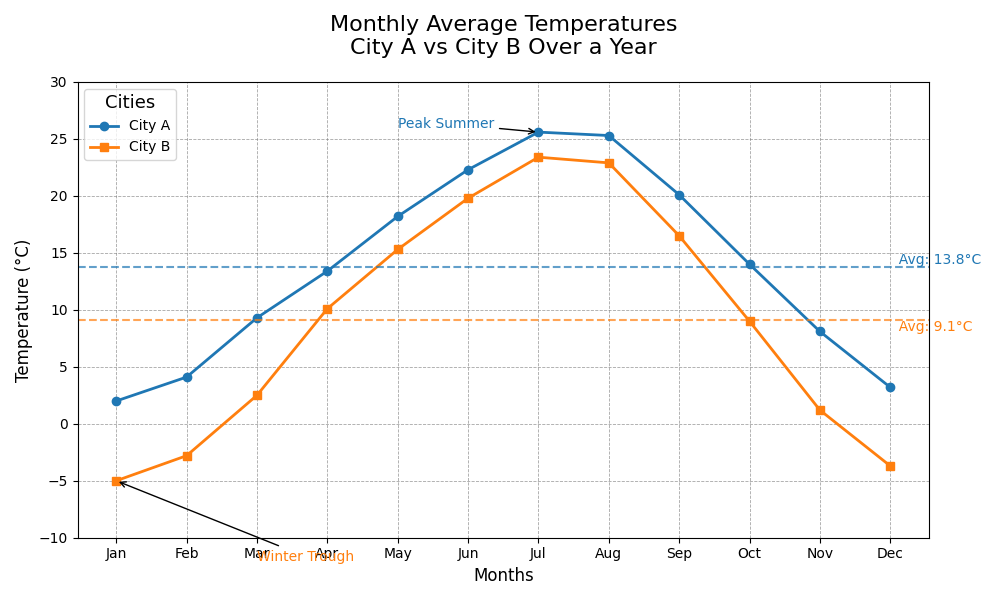

Recreate this plot in Python.
import matplotlib.pyplot as plt
import numpy as np

# Data: Average Monthly Temperatures (in Celsius) for two fictitious cities over a year
months = np.array(['Jan', 'Feb', 'Mar', 'Apr', 'May', 'Jun', 'Jul', 'Aug', 'Sep', 'Oct', 'Nov', 'Dec'])
city_a_temps = np.array([2.0, 4.1, 9.3, 13.4, 18.2, 22.3, 25.6, 25.3, 20.1, 14.0, 8.1, 3.2])
city_b_temps = np.array([-5.0, -2.8, 2.5, 10.1, 15.3, 19.8, 23.4, 22.9, 16.5, 9.0, 1.2, -3.7])

# Yearly average temperature for both cities
avg_city_a = np.mean(city_a_temps)
avg_city_b = np.mean(city_b_temps)

# Create figure and axis
fig, ax = plt.subplots(figsize=(10, 6))

# Plot temperature lines
ax.plot(months, city_a_temps, label='City A', marker='o', color='#1f77b4', linewidth=2)
ax.plot(months, city_b_temps, label='City B', marker='s', color='#ff7f0e', linewidth=2)

# Mark average yearly temperatures with dashed lines
ax.axhline(y=avg_city_a, color='#1f77b4', linestyle='--', linewidth=1.5, alpha=0.7)
ax.axhline(y=avg_city_b, color='#ff7f0e', linestyle='--', linewidth=1.5, alpha=0.7)

# Add annotations for average temperatures
ax.text(len(months)-1, avg_city_a, f'  Avg: {avg_city_a:.1f}°C', color='#1f77b4', verticalalignment='bottom')
ax.text(len(months)-1, avg_city_b, f'  Avg: {avg_city_b:.1f}°C', color='#ff7f0e', verticalalignment='top')

# Customizing title and labels
ax.set_title('Monthly Average Temperatures\nCity A vs City B Over a Year', fontsize=16, pad=20)
ax.set_xlabel('Months', fontsize=12)
ax.set_ylabel('Temperature (°C)', fontsize=12)

# Adding points of interest
ax.annotate('Peak Summer', xy=('Jul', 25.6), xytext=('May', 26),
            arrowprops=dict(facecolor='black', arrowstyle='->', lw=1),
            fontsize=10, color='#1f77b4')
ax.annotate('Winter Trough', xy=('Jan', -5.0), xytext=('Mar', -12),
            arrowprops=dict(facecolor='black', arrowstyle='->', lw=1),
            fontsize=10, color='#ff7f0e')

# Customizing grid and ticks
ax.grid(visible=True, which='both', linestyle='--', linewidth=0.6, color='grey', alpha=0.7)
ax.set_xticks(months)
ax.set_yticks(np.arange(-10, 31, 5))
ax.set_ylim(-10, 30)

# Adding legend
ax.legend(title='Cities', title_fontsize='13', fontsize='10', loc='upper left')

# Automatically adjust layout
plt.tight_layout()

# Display the plot
plt.show()
